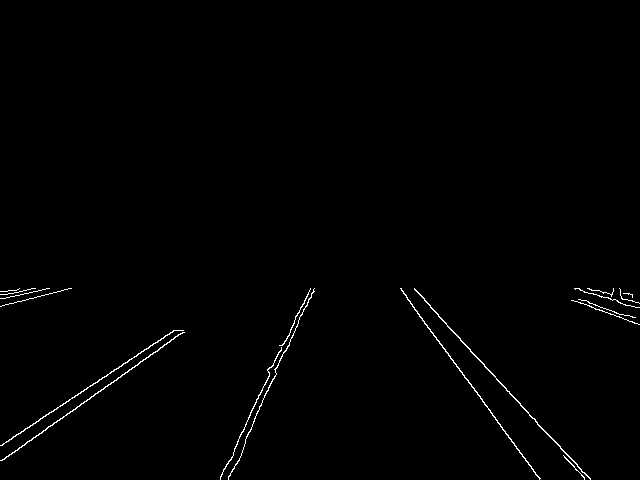
#> input picture Black and White Detection.png, 640 x 480 px, given in place of 10364-224234516.mp4, which was not available
$ python 'ROAD LANE DETECTION PROJECT.py'
#> lines starting #> are read from the running program, lines starting #| are printed output that depends on the picture; after the words box and inside, x2 and y2 are one past the last pixel; in counts of white or black regions, pixels touching at a corner belong together; pictures that were not available may be replaced by others from this repository, and a replacement may not be noted

"""
openCV - ROAD LANE DETECTION PROJECT
"""
import cv2
import numpy as np
cap = cv2.VideoCapture(r'C:\Users\parth\Downloads\10364-224234516.mp4')
while cap.isOpened():
    ret, frame = cap.read()
#> frame is the input picture: shape (480, 640, 3); 0.76% white in thin lines or dots, all inside (x1, y1, x2, y2) = (0, 288, 640, 480)
    if not ret:
        break
    frame = cv2.resize(frame, (640, 480))
    gray = cv2.cvtColor(frame, cv2.COLOR_BGR2GRAY)
    blur = cv2.GaussianBlur(gray, (5, 5), 0)
    edges = cv2.Canny(blur, 50, 150)
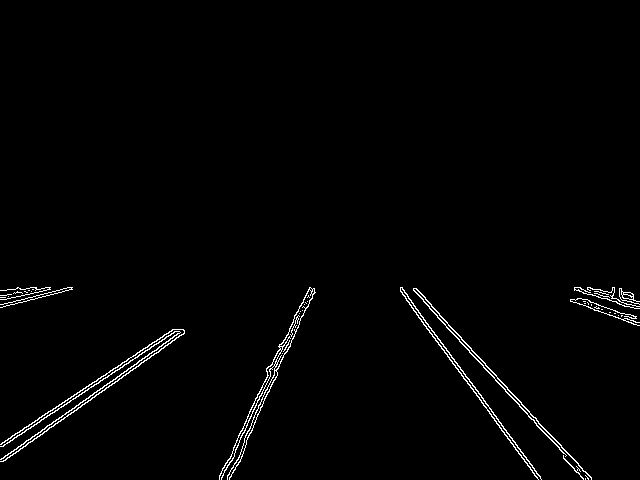
#> edges: shape (480, 640); 1.4% white in thin lines or dots, all inside (x1, y1, x2, y2) = (0, 287, 640, 480)
    height, width = edges.shape
#> height = 480; width = 640
    mask = np.zeros_like(edges)
    roi = np.array([[
        (0, height),
        (width, height),
        (width, int(height * 0.6)),
        (0, int(height * 0.6))
    ]], dtype=np.int32)
    cv2.fillPoly(mask, roi, 255)
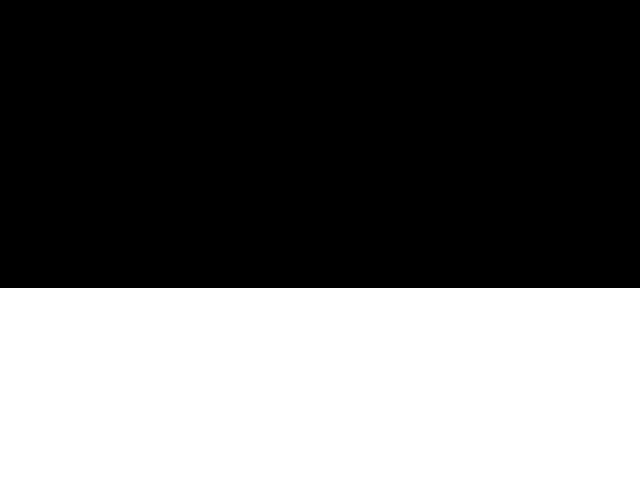
#> mask: shape (480, 640); 40% white; 1 white region, box (x1, y1, x2, y2) and area: (0, 288, 640, 480) 122880
    roi_edges = cv2.bitwise_and(edges, mask)
    lines = cv2.HoughLinesP(
        roi_edges,
        rho=1,
        theta=np.pi / 180,
        threshold=50,
        minLineLength=50,
        maxLineGap=100
    )
#> lines = 26 rows, first 6: [400, 290, 536, 477], [421, 293, 588, 478], [402, 288, 541, 479], [0, 459, 184, 330], [429, 308, 588, 479], [1, 444, 172, 329]
    output = frame.copy()
    if lines is not None:
        for line in lines:
            x1, y1, x2, y2 = line[0]
            cv2.line(output, (x1, y1), (x2, y2), (0, 255, 0), 3)
#> this loop made 26 passes
#> (x1, y1, x2, y2) on passes 1 to 12: (400, 290, 536, 477), (421, 293, 588, 478), (402, 288, 541, 479), (0, 459, 184, 330), (429, 308, 588, 479), (1, 444, 172, 329), (2, 461, 159, 351), (2, 446, 176, 329), (47, 425, 183, 329), (227, 467, 300, 305), (1, 461, 184, 333), (229, 478, 314, 288)
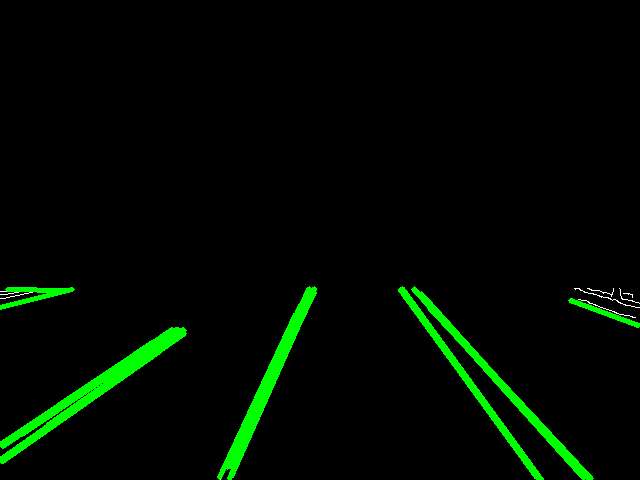
#> output: shape (480, 640, 3); 3.74% of pixels changed, all inside (x1, y1, x2, y2) = (0, 286, 640, 480)
    cv2.imshow("Original", frame)
    cv2.imshow("Road Edges", output)
    cv2.imshow("Canny Edges", roi_edges)
    if cv2.waitKey(25) & 0xFF == ord('q'):
#> (key q is pressed here)
        break
cap.release()
cv2.destroyAllWindows()
